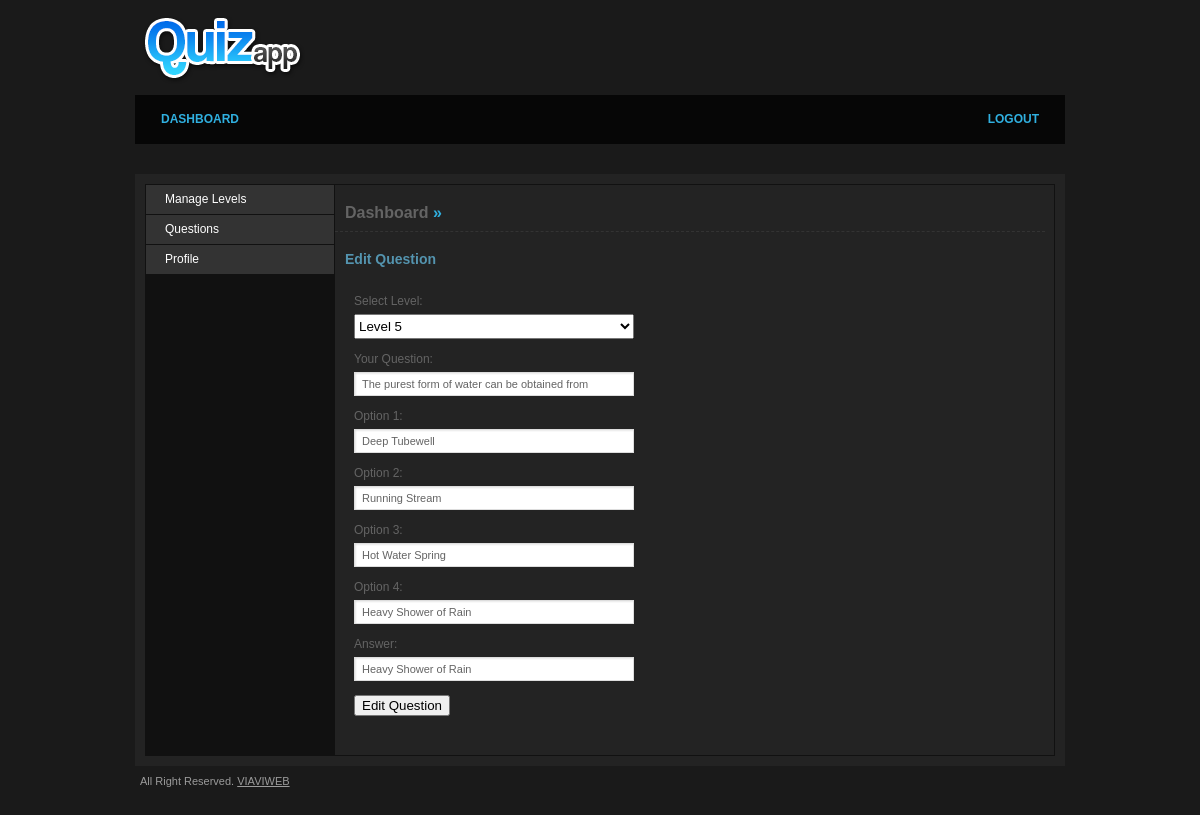
/edit_question.php?question_id=83 (signed in), run on the app's committed database.
### tables this page shows
CREATE TABLE IF NOT EXISTS `tbl_question` (
  `id` int(11) NOT NULL AUTO_INCREMENT,
  `level_id` int(11) NOT NULL,
  `question` varchar(255) NOT NULL,
  `option_1` varchar(255) NOT NULL,
  `option_2` varchar(255) NOT NULL,
  `option_3` varchar(255) NOT NULL,
  `option_4` varchar(255) NOT NULL,
  `ans` varchar(255) NOT NULL,
  PRIMARY KEY (`id`)
);

### edit_question.php (the view, shortened to what this page needs)
<?php include("includes/header.php");
	$qry="SELECT * FROM tbl_levels";
	$result=mysql_query($qry);
	if(isset($_GET['question_id']))
	{
		$que_qry="SELECT * FROM tbl_question WHERE id='".$_GET['question_id']."'";
		$que_res=mysql_query($que_qry);
		$que_row=mysql_fetch_assoc($que_res);
	}
?>
                <div id="main">
					 <h2><a href="home.php">Dashboard</a> &raquo; <a href="#" class="active"></a></h2>
                     <h3>Edit Question</h3>
					<form action="" method="post"  enctype="multipart/form-data" onsubmit="return editValidation(this)">
						<fieldset>
							<p>
								<label>Select Level:</label>
									<select name="level_id" id="level_id" style="width:280px; height:25px;">
										<?php
												while($row=mysql_fetch_array($result))
												{
										 			if(isset($_POST['level']))
													{
															if($_POST['level']==$row['lid']){
															?>
															<option value="<?php echo $row['lid'];?>"  selected="selected"><?php echo $row['level_name'];?></option>								<?php }else{?>
										<option value="<?php echo $row['lid'];?>"><?php echo $row['level_name'];?></option>
										<?php 				}?>
												<?php }
													else
													{
														 if($que_row['level_id']==$row['lid']){
											 ?>
										<option value="<?php echo $row['lid'];?>"  selected="selected"><?php echo $row['level_name'];?> </option>								<?php }else{?>
										<option value="<?php echo $row['lid'];?>"><?php echo $row['level_name'];?></option>
										<?php 				}
														}
												}
										?>
									</select>
									  </p>
				                      <p><label>Your Question:</label>
                            	<input type="text" name="question" id="question" value="<?php echo $que_row['question'];?>" class="text-long" />
                            </p>
                              <p><label>Option 1:</label>
                                	<input type="text" name="option1" id="option1" value="<?php echo $que_row['option_1'];?>" class="text-long" /></p>
                                      <p><label>Option 2:</label>
                                	<input type="text" name="option2" id="option2" value="<?php echo $que_row['option_2'];?>" class="text-long" /></p>
                                      <p><label>Option 3:</label>
                                	<input type="text" name="option3" id="option3" value="<?php echo $que_row['option_3'];?>" class="text-long" /></p>
                                      <p><label>Option 4:</label>
                                	<input type="text" name="option4" id="option4" value="<?php echo $que_row['option_4'];?>" class="text-long" /></p>
                                      <p><label>Answer:</label>
                                	<input type="text" name="answer" id="answer" value="<?php echo $que_row['ans'];?>" class="text-long" /></p>
                            <input type="submit" name="submit" value="Edit Question" />
                        </fieldset>
                    </form>
                </div>
            </div>
        </div>
<?php include("includes/footer.php");?>

### style/css/layout.css (style rules this page uses)
body { background: #1a1a1a; font-family: Arial, Helvetica, sans-serif; font-size: 12px; color: #646464; text-align: center; }
h2 { width:100%; padding-left:10px!important; color: #30b0e0; font-size: 16px; line-height: 16px; font-weight: bold; margin: 20px 0 0 0; padding: 0 0 10px 0; border-bottom: 1px dashed #333; }
h2 a { color: #646464; text-decoration: none; }
#main { width: 700px; float: right; padding: 0 19px 0 0; background:#232323; }
h3 { font-size: 14px; line-height: 14px; font-weight: bold; color: #5494af; padding: 0 0 0 10px; margin: 20px 0 10px; }
#main fieldset { padding: 19px; margin: 0 0 20px 0; }
#main fieldset p { margin: 0 0 14px 0; float: left; width: 100%; }
#main fieldset label { display: block; width: 100%; margin: 0 0 7px 0; line-height: 12px; }
#main fieldset .text-long { border: 1px solid #ddd; background: #fff url(../img/input-shaddow.gif) no-repeat left top; font: 11px Arial, Helvetica, sans-serif; color: #646464; padding: 5px 7px; width: 264px; float: left; margin: 0 10px 0 0; }

### data on the page
tbl_question: question "The purest form of water can be obtained from", option1 "Deep Tubewell", option2 "Running Stream", option3 "Hot Water Spring", option4 "Heavy Shower of Rain", answer "Heavy Shower of Rain"

### other printed values
form field level_id "Level 5"
